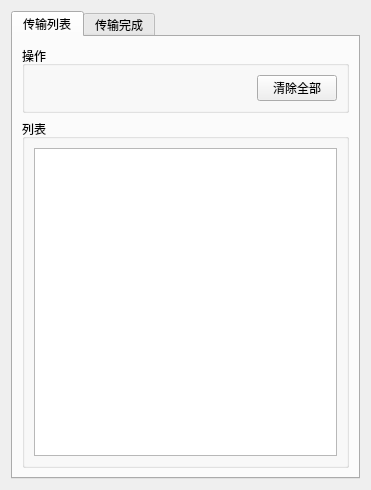
<?xml version="1.0" encoding="UTF-8"?>
<ui version="4.0">
 <class>FileManageWin</class>
 <widget class="QWidget" name="FileManageWin">
  <property name="geometry">
   <rect>
    <x>0</x>
    <y>0</y>
    <width>371</width>
    <height>490</height>
   </rect>
  </property>
  <property name="windowTitle">
   <string>Form</string>
  </property>
  <layout class="QGridLayout" name="gridLayout">
   <item row="0" column="0">
    <widget class="QTabWidget" name="tabWidget">
     <property name="currentIndex">
      <number>0</number>
     </property>
     <widget class="QWidget" name="tab">
      <attribute name="title">
       <string>传输列表</string>
      </attribute>
      <layout class="QVBoxLayout" name="verticalLayout" stretch="1,6">
       <item>
        <widget class="QGroupBox" name="groupBox">
         <property name="title">
          <string>操作</string>
         </property>
         <layout class="QHBoxLayout" name="horizontalLayout">
          <item>
           <spacer name="horizontalSpacer">
            <property name="orientation">
             <enum>Qt::Horizontal</enum>
            </property>
            <property name="sizeHint" stdset="0">
             <size>
              <width>218</width>
              <height>20</height>
             </size>
            </property>
           </spacer>
          </item>
          <item>
           <widget class="QPushButton" name="ClearAllBtn">
            <property name="text">
             <string>清除全部</string>
            </property>
           </widget>
          </item>
         </layout>
        </widget>
       </item>
       <item>
        <widget class="QGroupBox" name="groupBox_2">
         <property name="title">
          <string>列表</string>
         </property>
         <layout class="QGridLayout" name="gridLayout_2">
          <item row="0" column="0">
           <widget class="QListWidget" name="listWidget"/>
          </item>
         </layout>
        </widget>
       </item>
      </layout>
     </widget>
     <widget class="QWidget" name="tab_2">
      <attribute name="title">
       <string>传输完成</string>
      </attribute>
     </widget>
    </widget>
   </item>
  </layout>
 </widget>
 <resources/>
 <connections/>
</ui>
